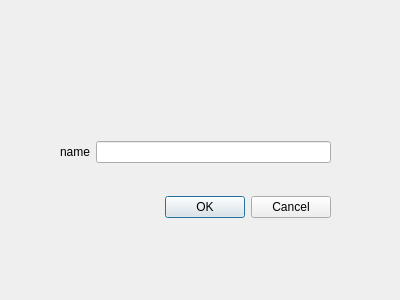
<?xml version="1.0" encoding="UTF-8"?>
<ui version="4.0">
 <class>Dialog</class>
 <widget class="QDialog" name="Dialog">
  <property name="geometry">
   <rect>
    <x>0</x>
    <y>0</y>
    <width>400</width>
    <height>300</height>
   </rect>
  </property>
  <property name="windowTitle">
   <string>Dialog</string>
  </property>
  <widget class="QWidget" name="">
   <property name="geometry">
    <rect>
     <x>60</x>
     <y>114</y>
     <width>271</width>
     <height>131</height>
    </rect>
   </property>
   <layout class="QGridLayout" name="gridLayout">
    <item row="0" column="0">
     <layout class="QHBoxLayout" name="horizontalLayout_2">
      <item>
       <widget class="QLabel" name="label">
        <property name="enabled">
         <bool>true</bool>
        </property>
        <property name="text">
         <string>name</string>
        </property>
       </widget>
      </item>
      <item>
       <widget class="QLineEdit" name="lineEdit"/>
      </item>
     </layout>
    </item>
    <item row="1" column="0">
     <layout class="QHBoxLayout" name="horizontalLayout">
      <item>
       <spacer name="horizontalSpacer">
        <property name="orientation">
         <enum>Qt::Horizontal</enum>
        </property>
        <property name="sizeHint" stdset="0">
         <size>
          <width>40</width>
          <height>20</height>
         </size>
        </property>
       </spacer>
      </item>
      <item>
       <widget class="QPushButton" name="pushButton">
        <property name="text">
         <string>OK</string>
        </property>
       </widget>
      </item>
      <item>
       <widget class="QPushButton" name="pushButton_2">
        <property name="text">
         <string>Cancel</string>
        </property>
       </widget>
      </item>
     </layout>
    </item>
   </layout>
  </widget>
  <zorder>label</zorder>
  <zorder>lineEdit</zorder>
  <zorder>pushButton</zorder>
  <zorder>pushButton_2</zorder>
  <zorder>horizontalSpacer</zorder>
  <zorder>pushButton</zorder>
 </widget>
 <tabstops>
  <tabstop>lineEdit</tabstop>
  <tabstop>pushButton</tabstop>
  <tabstop>pushButton_2</tabstop>
 </tabstops>
 <resources/>
 <connections>
  <connection>
   <sender>pushButton</sender>
   <signal>clicked()</signal>
   <receiver>Dialog</receiver>
   <slot>accept()</slot>
   <hints>
    <hint type="sourcelabel">
     <x>192</x>
     <y>218</y>
    </hint>
    <hint type="destinationlabel">
     <x>102</x>
     <y>243</y>
    </hint>
   </hints>
  </connection>
  <connection>
   <sender>pushButton_2</sender>
   <signal>clicked()</signal>
   <receiver>Dialog</receiver>
   <slot>reject()</slot>
   <hints>
    <hint type="sourcelabel">
     <x>289</x>
     <y>218</y>
    </hint>
    <hint type="destinationlabel">
     <x>291</x>
     <y>242</y>
    </hint>
   </hints>
  </connection>
 </connections>
</ui>
